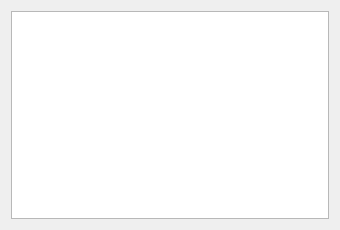
<?xml version="1.0" encoding="UTF-8"?>
<ui version="4.0">
 <class>MIfeedback</class>
 <widget class="QWidget" name="MIfeedback">
  <property name="geometry">
   <rect>
    <x>0</x>
    <y>0</y>
    <width>340</width>
    <height>230</height>
   </rect>
  </property>
  <property name="windowTitle">
   <string>反馈信息</string>
  </property>
  <layout class="QVBoxLayout" name="verticalLayout">
   <item>
    <widget class="QTableView" name="feedback_View"/>
   </item>
  </layout>
 </widget>
 <resources/>
 <connections/>
</ui>
